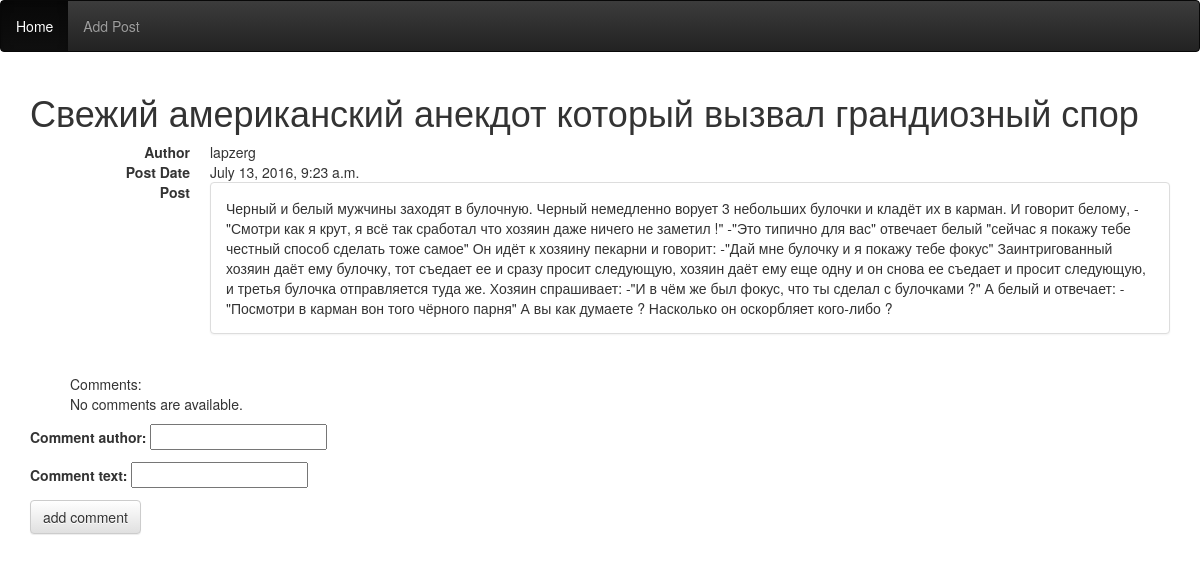
The app's page /blogApp/28/ with its own data.
### blogApp/models.py (models this page shows, shortened)
class BlogPost(models.Model):
    post_head = models.CharField("Head",max_length=150)
    post_text = models.CharField(max_length=10000)
    post_date = models.DateTimeField('date published')
    post_author = models.CharField(max_length=20)
    post_condition = models.BooleanField(default= False)

### blogApp/views.py (the view)
# urls.py: url(r'^(?P<post_id>\d+)/$', views.detail, name='detail'),
def detail (request, post_id):
    try:
        this_post = BlogPost.objects.get(pk=post_id,post_condition = True)
    except BlogPost.DoesNotExists:
        raise Http404('Post does not exist')
    this_comments = Comments.objects.filter(post=this_post)
    if request.method == "POST":
        form = CommentsForm(request.POST)
        if form.is_valid():
            new_commint = form.save(commit= False)
            new_commint.comment_date = datetime.datetime.now()
            new_commint.post_id = post_id
            new_commint.save()
            return redirect("blog:detail", post_id)
    else:
        form = CommentsForm()
    return render(request, 'blogApp/detail.html', {'this_post': this_post, 'this_comments': this_comments,'form': form})

### blogApp/forms.py
class CommentsForm (forms.ModelForm):
    class Meta:
        model = Comments
        fields = ('comment_author','comment_text',)

### blogApp/templates/blogApp/detail.html
{% load staticfiles %}
<link rel="stylesheet" type="text/css" href="{% static 'blogApp/bootstrap.min.css' %}" />
<link rel="stylesheet" type="text/css" href="{% static 'blogApp/jquery-3.0.0.min.js' %}" />
<link rel="stylesheet" type="text/css" href="{% static 'blogApp/bootstrap-theme.min.css' %}" />
{%include "blogApp/top4ik.html"%}
<div class="container">
<h1>
{{this_post.post_head}}
</h1>
<dl class="dl-horizontal">
  <dt>Author</dt>
  <dd>{{this_post.post_author}} </dd>
        <dt>Post Date</dt>
  <dd>{{this_post.post_date}}</dd>
    <dt>Post</dt>
  <dd> <div class="panel panel-default">
  <div class="panel-body">
    {{this_post.post_text}}
  </div>
</div>
      </dd>
</dl>
<ul>
     <body>Comments: </body>
{% if this_comments %}
    {% for comment in this_comments %}
    <hr>
    <dl class="dl-horizontal">
        <dt>Comment author</dt>
          <dd> {{ comment.comment_author }}, &nbsp; <strong> date: </strong> {{comment.comment_date}}</dd>
        <dt>Comment</dt>
        <dd> <div class="panel panel-default">
          <div class="panel-body">{{ comment.comment_text }}</div>
            </div>
        </dd>
    </dl>
    {% endfor %}
    </ul>
{% else %}
    <p>No comments are available.</p>
{% endif %}
</ul>
{% block content %}
<form method="post" class="comment-form">{% csrf_token %}
    {{form.as_p}}
    <button type="submit" class="save btn btn-default">add comment</button>
</form>
{% endblock %}
</div>

### records on screen
BlogPost: post_head "Свежий американский анекдот который вызвал грандиозный спор", post_author "lapzerg", post_date "July 13, 2016, 9:23 a.m.", post_text "Черный и белый мужчины заходят в булочную. Черный немедленно ворует 3 небольших булочки и кладёт их в карман. И говорит белому, -\"Смотри как я крут, я всё так сработал что хозяин даже ничего не заметил !\" -\"Это типично для вас\" отвечает белый \"сейчас я покажу тебе честный способ сделать тоже самое\" Он идёт к хозяину пекарни и говорит: -\"Дай мне булочку и я покажу тебе фокус\" Заинтригованный хозяин даёт ему булочку, тот съедает ее и сразу просит следующую, хозяин даёт ему еще одну и он снова ее съедает и просит следующую, и третья булочка отправляется туда же. Хозяин спрашивает: -\"И в чём же был фокус, что ты сделал с булочками ?\" А белый и отвечает: -\"Посмотри в карман вон того чёрного…"
